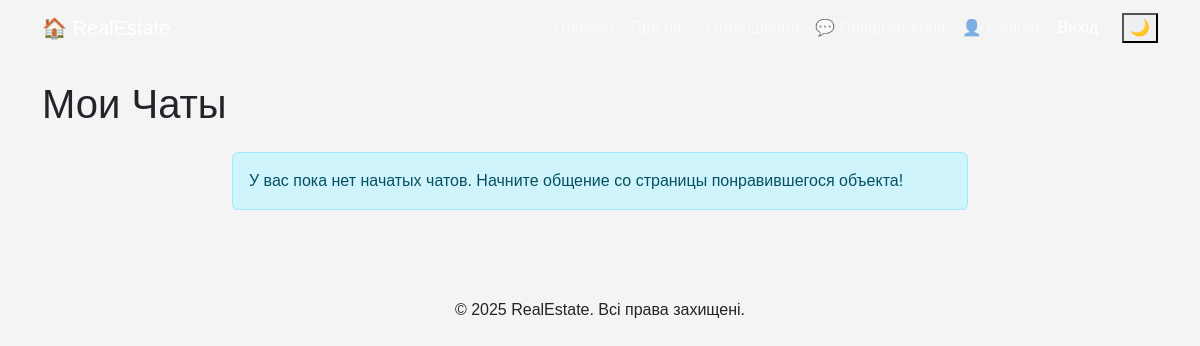
Page /chat/ (signed in) on the earlier database version.
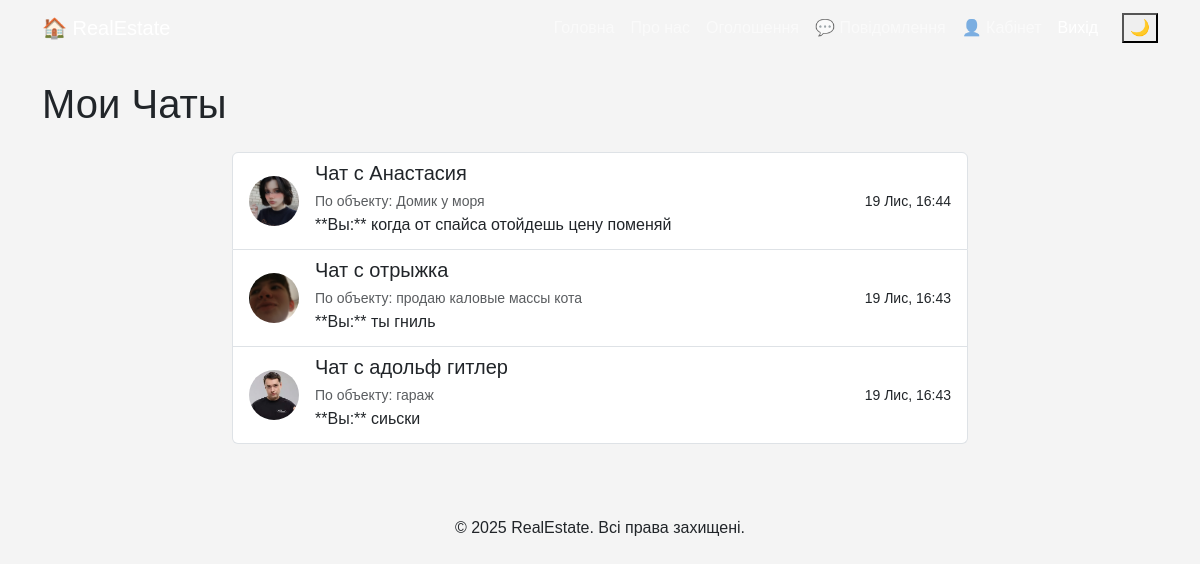
Same page on the later database version.
### chat/models.py (models this page shows, shortened)
class Chat(models.Model):
    user = models.ForeignKey(User, on_delete=models.CASCADE, related_name='chats_as_user')
    realtor = models.ForeignKey(Realtor, on_delete=models.CASCADE, related_name='chats_as_realtor')
    listing = models.ForeignKey(Listing, on_delete=models.SET_NULL, null=True, blank=True)
    created_at = models.DateTimeField(auto_now_add=True)
    class Meta:
        unique_together = ('user', 'realtor', 'listing')

class Message(models.Model):
    chat = models.ForeignKey(Chat, on_delete=models.CASCADE, related_name='messages')
    is_realtor_sender = models.BooleanField(default=False)
    is_read = models.BooleanField(default=False)
    content = models.TextField()
    timestamp = models.DateTimeField(auto_now_add=True)
    class Meta:
        ordering = ('timestamp',)

### realtors/models.py (models this page shows, shortened)
class Realtor(models.Model):
    user = models.OneToOneField(User, on_delete=models.CASCADE, null=True, blank=True)
    name = models.CharField(max_length=200)
    photo = models.ImageField(upload_to='photos/%Y/%m/%d/')
    description = models.TextField(blank=True)
    phone = models.CharField(max_length=20)
    email = models.CharField(max_length=50)
    is_mvp = models.BooleanField(default=False)
    hire_date = models.DateTimeField(default=datetime.now, blank=True)

### listings/models.py (models this page shows, shortened)
class Listing(models.Model):
    realtor = models.ForeignKey(Realtor, on_delete=models.DO_NOTHING)
    title = models.CharField(max_length=200)
    address = models.CharField(max_length=200)
    city = models.CharField(max_length=100)
    state = models.CharField(max_length=100)
    zipcode = models.CharField(max_length=20)
    description = models.TextField(blank=True)
    price = models.IntegerField()
    bedrooms = models.IntegerField()
    bathrooms = models.DecimalField(max_digits=2, decimal_places=1)
    garage = models.IntegerField(default=0)
    sqft = models.IntegerField()
    lot_size = models.DecimalField(max_digits=5, decimal_places=1)
    photo_main = models.ImageField(upload_to='photos/%Y/%m/%d/')
    photo_1 = models.ImageField(upload_to='photos/%Y/%m/%d/', blank=True)
    photo_2 = models.ImageField(upload_to='photos/%Y/%m/%d/', blank=True)
    is_published = models.BooleanField(default=True)
    list_date = models.DateTimeField(default=datetime.now, blank=True)
    buyer = models.ForeignKey(User, related_name='purchased_listings', on_delete=models.DO_NOTHING, null=True, blank=True)
    is_sold = models.BooleanField(default=False)
    sold_date = models.DateTimeField(null=True, blank=True)
    favorites = models.ManyToManyField(User, related_name='favorite_listings', blank=True)

### chat/views.py (the view)
# urls.py: path('', views.chat_index, name='index'),
@login_required
def chat_index(request):
    if hasattr(request.user, 'realtor'):
        user_chats = Chat.objects.filter(realtor=request.user.realtor)
    else:
        user_chats = Chat.objects.filter(user=request.user)
    chats_with_last_message = user_chats.annotate(
        last_message_time=Max('messages__timestamp')
    ).order_by('-last_message_time', '-created_at')
    context = {
        'chats': chats_with_last_message,
    }
    return render(request, 'chat/chat_index.html', context)

### chat/context_processors.py (called while the page is built)
def unread_messages_count(request):
    count = 0
    if request.user.is_authenticated:
        if hasattr(request.user, 'realtor'):
            count = Message.objects.filter(
                chat__realtor=request.user.realtor,
                is_realtor_sender=False,
                is_read=False
            ).count()
        else:
            count = Message.objects.filter(
                chat__user=request.user,
                is_realtor_sender=True,
                is_read=False
            ).count()
    return {'unread_messages_count': count}

### chat/templates/chat/chat_index.html (shortened to what this page needs)
{% extends 'base.html' %}
{% load static %}
{% block content %}
<h1 class="mb-4">Мои Чаты</h1>
<div class="row">
    <div class="col-md-8 mx-auto">
        {% if chats %}
            <div class="list-group">
                {% for chat in chats %}
                {% with last_message=chat.messages.last %}
                <a href="{% url 'chat:room' chat.id %}" class="list-group-item list-group-item-action d-flex justify-content-between align-items-center">
                    <div class="d-flex align-items-center">
                        {% if chat.realtor.photo %}
                        <img src="{{ chat.realtor.photo.url }}" class="rounded-circle me-3" style="width: 50px; height: 50px; object-fit: cover;" alt="{{ chat.realtor.name }}">
                        {% else %}
                        <div class="rounded-circle me-3 bg-secondary text-white d-flex align-items-center justify-content-center" style="width: 50px; height: 50px;">
                            {{ chat.realtor.name|first }}
                        </div>
                        {% endif %}
                        <div>
                            <h5 class="mb-1">
                                Чат с {{ chat.realtor.name }}
                            </h5>
                            <small class="text-muted">
                                По объекту: {{ chat.listing.title|default:"(Общий)" }}
                            </small>
                            <p class="mb-1 text-truncate" style="max-width: 400px;">
                                {% if last_message %}
                                    **{{ last_message.is_realtor_sender|yesno:"Риелтор,Вы" }}:** {{ last_message.content|truncatechars:40 }}
                                {% else %}
                                    Начните диалог.
                                {% endif %}
                            </p>
                        </div>
                    </div>
                    <small>{{ last_message.timestamp|date:"d M, H:i" }}</small>
                </a>
                {% endwith %}
                {% endfor %}
            </div>
        {% else %}
            <div class="alert alert-info">
                У вас пока нет начатых чатов. Начните общение со страницы понравившегося объекта!
            </div>
        {% endif %}
    </div>
</div>
{% endblock %}

Differences in the rows shown:
added Chat: realtor.photo (picture), realtor.name "Анастасия", listing "Домик у моря", messages.last.is_realtor_sender "Вы", messages.last.content "когда от спайса отойдешь цену поменяй", messages.last.timestamp "19 Лис, 16:44"
added Chat: realtor.photo (picture), realtor.name "отрыжка", listing "продаю каловые массы кота", messages.last.is_realtor_sender "Вы", messages.last.content "ты гниль", messages.last.timestamp "19 Лис, 16:43"
added Chat: realtor.photo (picture), realtor.name "адольф гитлер", listing "гараж", messages.last.is_realtor_sender "Вы", messages.last.content "сиьски", messages.last.timestamp "19 Лис, 16:43"
Other differences:
text no longer shown: "У вас пока нет начатых чатов. Начните общение со страницы понравившегося объекта!"
